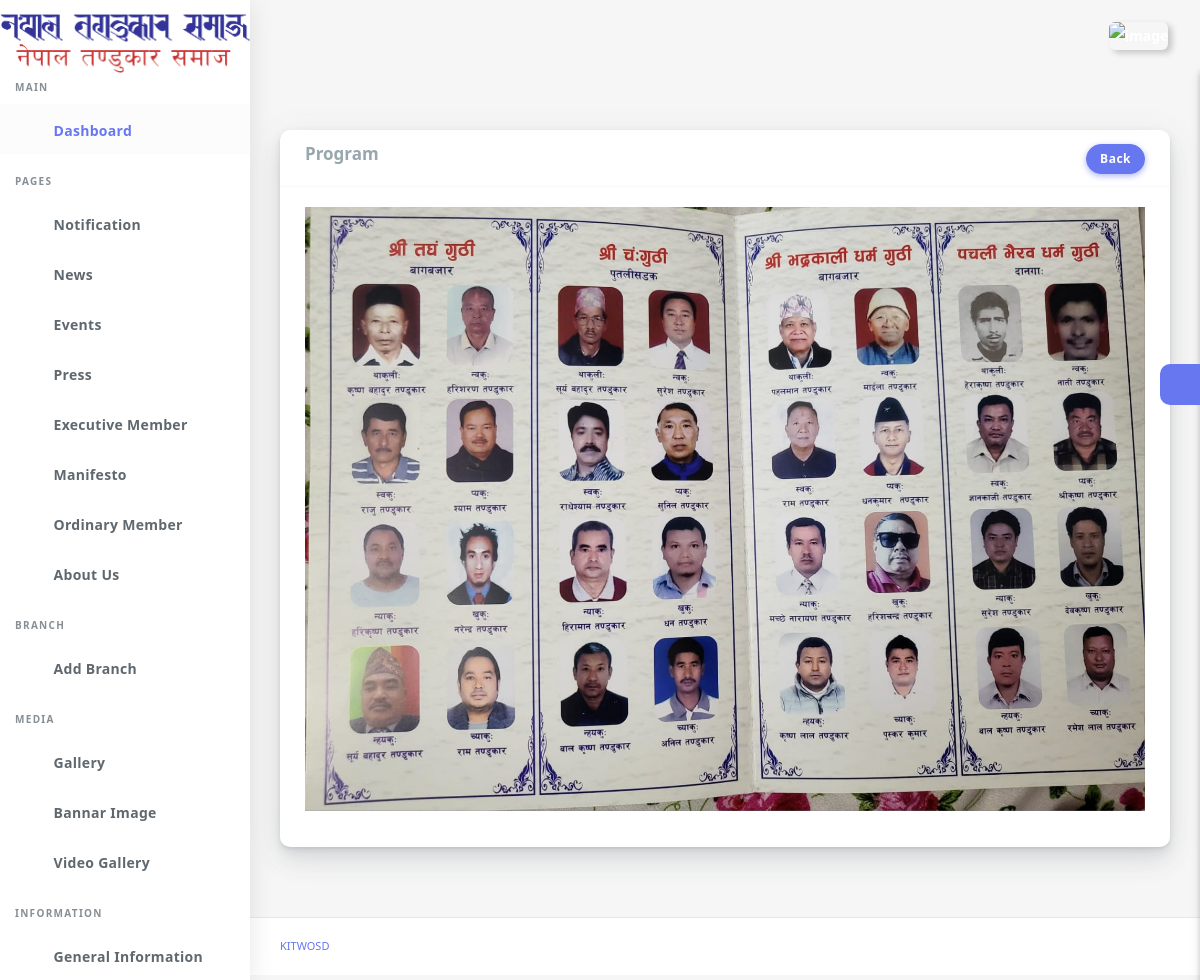
/dashboard/news/program (signed in), run on the app's committed database.
### app/models.py (models this page shows, shortened)
class News(models.Model):
    title = models.CharField(max_length=350)
    image  = models.ImageField(upload_to='newsimage/')
    discriptions = RichTextField()
    created_date = models.DateField(auto_now=True)
    news_slug = AutoSlugField(populate_from ='title', unique=True, default=None)
    class Meta:
        ordering =['-id',]

### dashboard/decorators.py (the view)
    def wrapper_fun(request, *args, **kwargs):
        if request.user.is_authenticated:
            return view_fun(request, *args, **kwargs)
        else:
            messages.warning(request,"Login required...")
            return redirect('dashboard:login')

### app/context_processor.py (called while the page is built)
def aboutctg(request):
    about = About.objects.all()
    return{
        'aboutctg':about
    }

def contact(request):
    contact_info = ContactInfo.objects.first()
    return {
        'contact':contact_info
    }

def bankdetails(request):
    bank_details = BankDetails.objects.first()
    return {
        'bank_details':bank_details
    }

def bannarimage(request):
    bannar_image = BannarImage.objects.first()
    return ({
        'bannar_image':bannar_image
    })

def first_video(request):
    video = Video.objects.first()
    return({
        'videos':video
    })

### dashboard/views.py (called while the page is built)
@login_required
def newsdetails(request, slug):
    news = News.objects.get(news_slug= slug)
    return render(request,'dashboard/view.html',{'news':news})

### dashboard/templates/dashboard/view.html (shortened to what this page needs)
{% extends 'dashboard/base.html' %}
{% load static %}
{% block content %}
<div class="main-content">
  <div class="card">
    <div class="card-header">
      <h4><div class="mb-2 text-muted">{{news.title}}</div></h4>
      <div class="card-header-action">
        <a href="{% url 'dashboard:news' %}" class="btn btn-primary">Back </a>
      </div>
    </div>
    <div class="card-body">
      <img alt="image" src="{{news.image.url}}" class="img-fluid">
    </div>
  </div>
    <div class="settingSidebar">
      <a href="javascript:void(0)" class="settingPanelToggle"> <i class="fa fa-spin fa-cog"></i>
      </a>
    </div>
  </div>
{% endblock %}

### data on the page
News: title "Program", image (picture)
